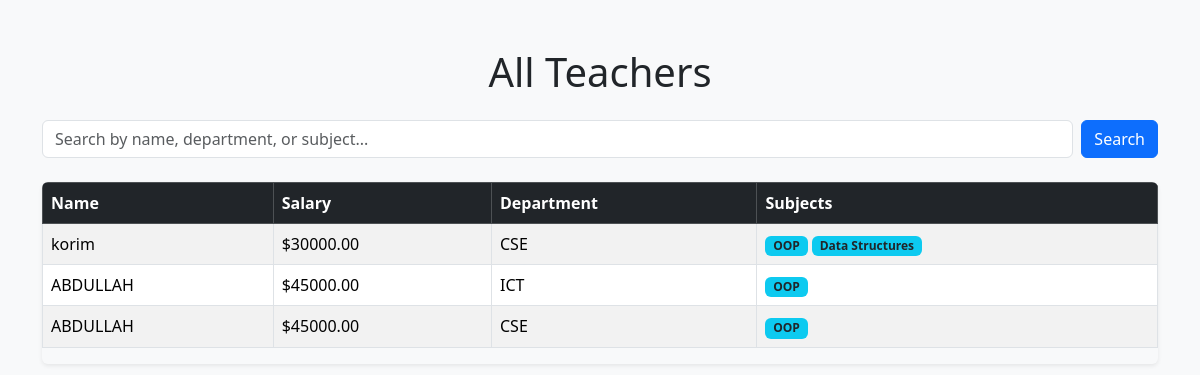
Page /task/teacher/ on the committed database.
### app1/models/teachers_model.py (models this page shows, shortened)
class Teacher(models.Model):
    user=models.OneToOneField(User,on_delete=models.CASCADE,related_name="teacher",null=True)
    name=models.CharField(null=True,max_length=20)
    slary=models.DecimalField(max_digits=10,decimal_places=2)
    subject =models.ManyToManyField(Subject,related_name="teacher_sub")
    department=models.ForeignKey(Department,on_delete=models.CASCADE, related_name="Teachers")

### app1/models/departments_model.py (models this page shows, shortened)
class Department(models.Model):
    name=models.CharField(max_length=100)
    created_at = models.DateTimeField(auto_now_add=True)

### app1/models/subjects_model.py (models this page shows, shortened)
class Subject(models.Model):
    name=models.CharField(max_length=100)
    student = models.ForeignKey('app1.Student', on_delete=models.CASCADE, related_name='studen_subjects',null=True)

### app1/views/teacher_list_view.py (the view)
# urls.py: path('teacher/',teacher_list.as_view(),name="teacher_list"),
class teacher_list(ListView):   #class base view,
    model=Teacher
    template_name="teacher_list.html"
    context_object_name="teachers"

### templates/teacher_list.html (shortened to what this page needs)
<!DOCTYPE html>
<html lang="en">
<head>
    <link href="https://cdn.jsdelivr.net/npm/bootstrap@5.3.2/dist/css/bootstrap.min.css" rel="stylesheet">
</head>
<body class="bg-light">
<div class="container my-5">
    <h1 class="text-center mb-4">All Teachers</h1>
    <form method="get" class="d-flex mb-4" action="{% url 'teacher_search'%}">
        <input class="form-control me-2" type="text" name="q" value="{{ query|default:'' }}" placeholder="Search by name, department, or subject...">
        <button class="btn btn-primary" type="submit">Search</button>
    </form>
    <div class="table-responsive shadow-sm rounded">
        <table class="table table-striped table-bordered align-middle">
            <thead class="table-dark">
                <tr>
                    <th>Name</th>
                    <th>Salary</th>
                    <th>Department</th>
                    <th>Subjects</th>
                </tr>
            </thead>
            <tbody>
                {% for teacher in teachers %}
                <tr>
                    <td>{{ teacher.name }}</td>
                    <td>${{ teacher.slary }}</td>
                    <td>{{ teacher.department.name }}</td>
                    <td>
                        {% for sub in teacher.subject.all %}
                            <span class="badge bg-info text-dark">{{ sub.name }}</span>
                        {% empty %}
                            <span class="text-muted">No subjects</span>
                        {% endfor %}
                    </td>
                </tr>
                {% empty %}
                <tr>
                    <td colspan="4" class="text-center text-muted">No teachers found</td>
                </tr>
                {% endfor %}
            </tbody>
        </table>
    </div>
</div>
</body>
</html>

### rows in the picture
Teacher: name "korim", slary "30000.00", department.name "CSE"
Subject: name "OOP"
Subject: name "Data Structures"
Teacher: name "ABDULLAH", slary "45000.00", department.name "ICT"
Teacher: name "ABDULLAH", slary "45000.00", department.name "CSE"
